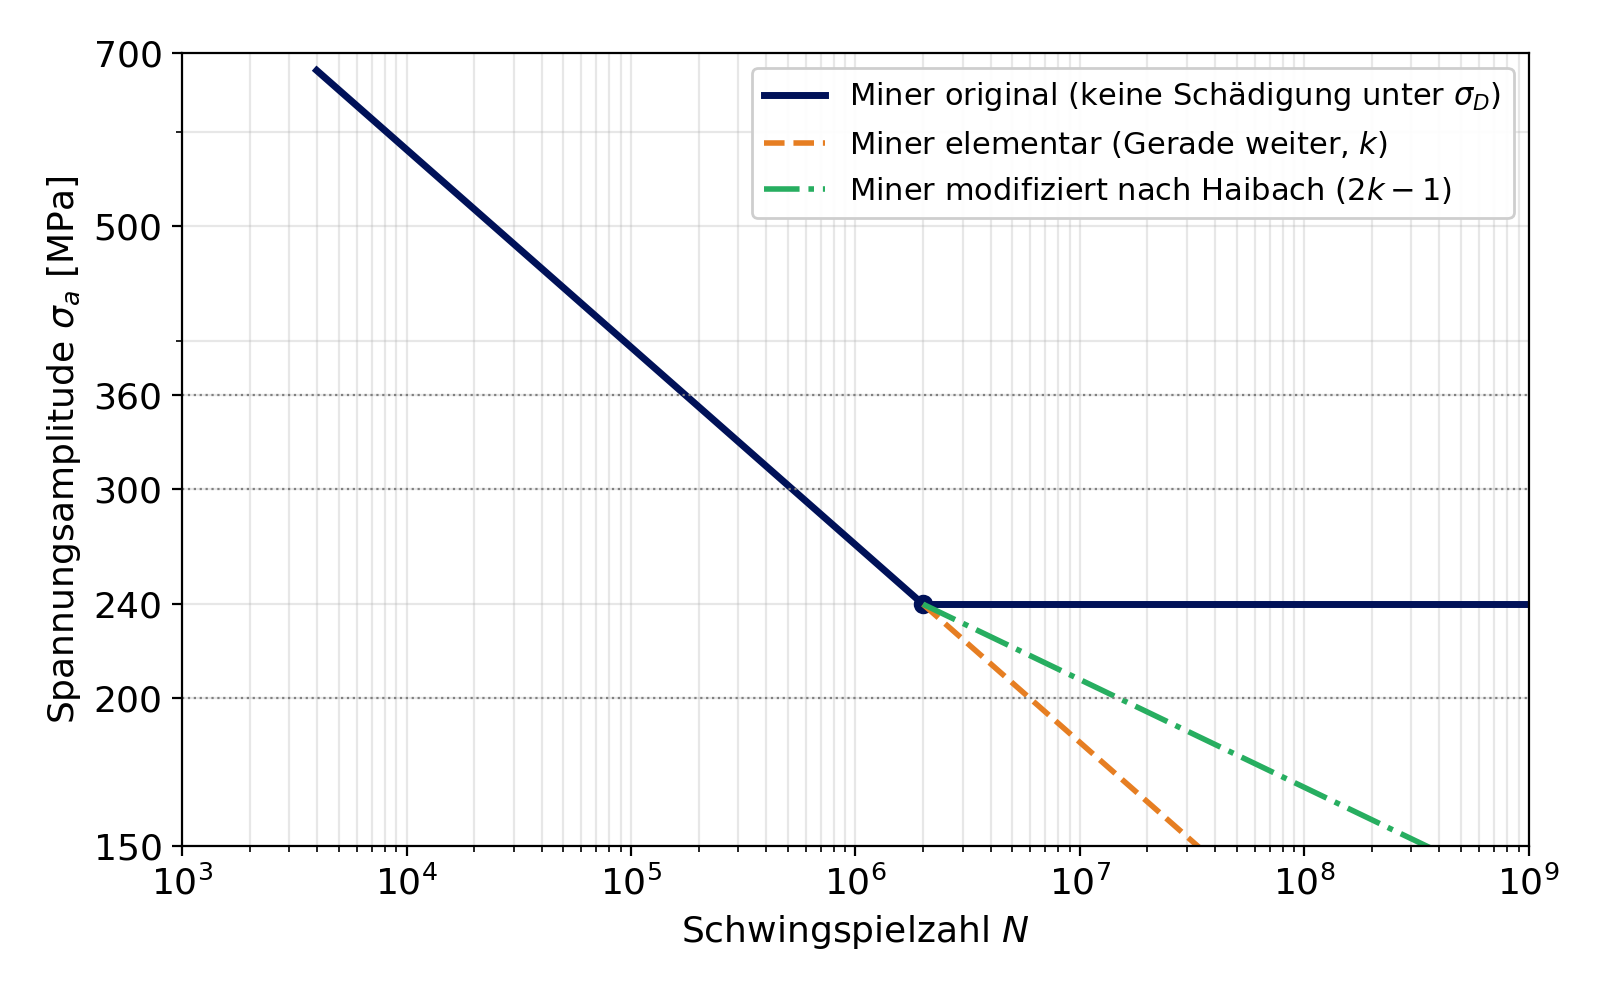

Write the Python code that produced this figure.
# Erzeugt woehler_miner.png und woehler_basquin.png fuer MTI 08
import numpy as np, matplotlib
matplotlib.use("Agg")
import matplotlib.pyplot as plt, matplotlib.ticker
blue, acc, orange, green = "#001158", "#8592bc", "#e67e22", "#27ae60"
sD, ND, k = 240.0, 2e6, 6.0
plt.rcParams.update({"font.size": 13})

def base(ax):
    ax.set_xscale("log"); ax.set_yscale("log")
    ax.set_xlim(1e3, 1e9); ax.set_ylim(150, 700)
    ax.set_yticks([150, 200, 240, 300, 360, 500, 700]); ax.set_yticklabels(["150","200","240","300","360","500","700"])
    ax.yaxis.set_minor_formatter(matplotlib.ticker.NullFormatter())
    ax.set_xlabel("Schwingspielzahl $N$"); ax.set_ylabel(r"Spannungsamplitude $\sigma_a$ [MPa]")
    ax.grid(True, which="both", alpha=0.3)
    N1 = np.logspace(3.6, np.log10(ND)); ax.plot(N1, sD*(N1/ND)**(-1/k), color=blue, lw=2.5)
    ax.plot(ND, sD, "o", color=blue)

# 1) Basquin: Zeit-/Dauerfestigkeit
fig, ax = plt.subplots(figsize=(8, 5))
base(ax)
ax.plot([ND, 1e9], [sD, sD], color=blue, lw=2.5)
for x0, x1, t in [(1e3, 1e4, "K"), (1e4, ND, "Z"), (ND, 1e9, "D")]:
    ax.text(np.sqrt(x0*x1), 640, t, ha="center", color=acc, fontsize=15, weight="bold")
for x in [1e4, ND]: ax.axvline(x, color=acc, ls="--", lw=1)
ax.annotate(r"$N=N_D\left(\frac{\sigma_a}{\sigma_D}\right)^{-k}$", (1.5e5, 520), color=blue, fontsize=16)
ax.annotate(r"Knickpunkt $(N_D,\ \sigma_D)$", (ND, sD), (2.2e6, 300), color=blue, arrowprops=dict(arrowstyle="->", color=blue))
fig.tight_layout(); fig.savefig("woehler_basquin.png", dpi=200); plt.close(fig)

# 2) Miner-Varianten
fig, ax = plt.subplots(figsize=(8, 5))
base(ax)
N2 = np.logspace(np.log10(ND), 9)
ax.plot(N2, [sD]*len(N2), color=blue, lw=2.5, label="Miner original (keine Schädigung unter $\\sigma_D$)")
ax.plot(N2, sD*(N2/ND)**(-1/k), color=orange, lw=2, ls="--", label="Miner elementar (Gerade weiter, $k$)")
ax.plot(N2, sD*(N2/ND)**(-1/(2*k-1)), color=green, lw=2, ls="-.", label="Miner modifiziert nach Haibach ($2k-1$)")
for s in [360, 300, 200]:
    ax.axhline(s, color="gray", lw=0.8, ls=":")
ax.legend(loc="upper right", fontsize=11, framealpha=0.95)
fig.tight_layout(); fig.savefig("woehler_miner.png", dpi=200); plt.close(fig)
